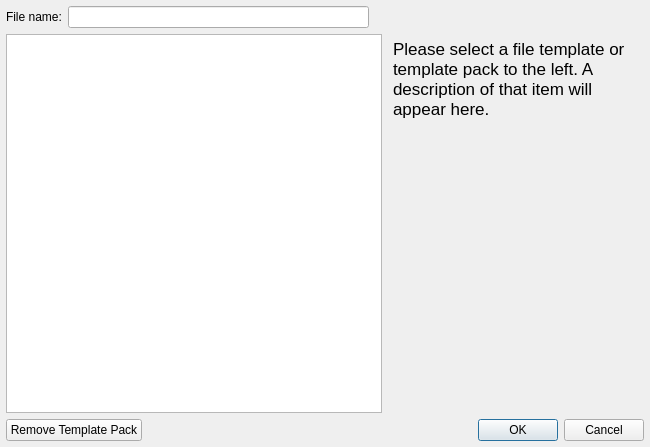
<?xml version="1.0" encoding="UTF-8"?>
<ui version="4.0">
 <class>NewFileDialog</class>
 <widget class="QDialog" name="NewFileDialog">
  <property name="geometry">
   <rect>
    <x>0</x>
    <y>0</y>
    <width>650</width>
    <height>447</height>
   </rect>
  </property>
  <property name="minimumSize">
   <size>
    <width>650</width>
    <height>410</height>
   </size>
  </property>
  <property name="maximumSize">
   <size>
    <width>650</width>
    <height>16777215</height>
   </size>
  </property>
  <property name="windowTitle">
   <string>New File</string>
  </property>
  <layout class="QVBoxLayout" name="verticalLayout">
   <property name="margin">
    <number>6</number>
   </property>
   <item>
    <layout class="QHBoxLayout" name="horizontalLayout_5">
     <item>
      <widget class="QLabel" name="label_3">
       <property name="text">
        <string>File name:</string>
       </property>
      </widget>
     </item>
     <item>
      <widget class="QLineEdit" name="fileName">
       <property name="minimumSize">
        <size>
         <width>301</width>
         <height>0</height>
        </size>
       </property>
       <property name="maximumSize">
        <size>
         <width>313</width>
         <height>16777215</height>
        </size>
       </property>
      </widget>
     </item>
     <item>
      <spacer name="horizontalSpacer">
       <property name="orientation">
        <enum>Qt::Horizontal</enum>
       </property>
       <property name="sizeHint" stdset="0">
        <size>
         <width>40</width>
         <height>20</height>
        </size>
       </property>
      </spacer>
     </item>
     <item>
      <widget class="QLabel" name="label">
       <property name="maximumSize">
        <size>
         <width>32</width>
         <height>32</height>
        </size>
       </property>
       <property name="pixmap">
        <pixmap resource="../rc/rc.qrc">:/welcome/new.png</pixmap>
       </property>
       <property name="scaledContents">
        <bool>true</bool>
       </property>
       <property name="alignment">
        <set>Qt::AlignRight|Qt::AlignTrailing|Qt::AlignVCenter</set>
       </property>
      </widget>
     </item>
    </layout>
   </item>
   <item>
    <layout class="QHBoxLayout" name="horizontalLayout_3" stretch="1,0">
     <item>
      <widget class="QTreeView" name="templates">
       <property name="headerHidden">
        <bool>true</bool>
       </property>
      </widget>
     </item>
     <item>
      <widget class="QTextBrowser" name="description">
       <property name="styleSheet">
        <string notr="true">background: rgba(255, 255, 255, 0);</string>
       </property>
       <property name="html">
        <string>&lt;!DOCTYPE HTML PUBLIC &quot;-//W3C//DTD HTML 4.0//EN&quot; &quot;http://www.w3.org/TR/REC-html40/strict.dtd&quot;&gt;
&lt;html&gt;&lt;head&gt;&lt;meta name=&quot;qrichtext&quot; content=&quot;1&quot; /&gt;&lt;style type=&quot;text/css&quot;&gt;
p, li { white-space: pre-wrap; }
&lt;/style&gt;&lt;/head&gt;&lt;body style=&quot; font-family:'.Lucida Grande UI'; font-size:13pt; font-weight:400; font-style:normal;&quot;&gt;
&lt;p style=&quot; margin-top:0px; margin-bottom:0px; margin-left:0px; margin-right:0px; -qt-block-indent:0; text-indent:0px;&quot;&gt;&lt;span style=&quot; font-family:'Lucida Grande';&quot;&gt;Please select a file template or template pack to the left. A description of that item will appear here.&lt;/span&gt;&lt;/p&gt;&lt;/body&gt;&lt;/html&gt;</string>
       </property>
      </widget>
     </item>
    </layout>
   </item>
   <item>
    <layout class="QHBoxLayout" name="horizontalLayout">
     <item>
      <widget class="QPushButton" name="removePack">
       <property name="text">
        <string>Remove Template Pack</string>
       </property>
      </widget>
     </item>
     <item>
      <widget class="QDialogButtonBox" name="buttons">
       <property name="orientation">
        <enum>Qt::Horizontal</enum>
       </property>
       <property name="standardButtons">
        <set>QDialogButtonBox::Cancel|QDialogButtonBox::Ok</set>
       </property>
      </widget>
     </item>
    </layout>
   </item>
  </layout>
 </widget>
 <resources>
  <include location="../rc/rc.qrc"/>
 </resources>
 <connections>
  <connection>
   <sender>buttons</sender>
   <signal>accepted()</signal>
   <receiver>NewFileDialog</receiver>
   <slot>accept()</slot>
   <hints>
    <hint type="sourcelabel">
     <x>248</x>
     <y>254</y>
    </hint>
    <hint type="destinationlabel">
     <x>157</x>
     <y>274</y>
    </hint>
   </hints>
  </connection>
  <connection>
   <sender>buttons</sender>
   <signal>rejected()</signal>
   <receiver>NewFileDialog</receiver>
   <slot>reject()</slot>
   <hints>
    <hint type="sourcelabel">
     <x>316</x>
     <y>260</y>
    </hint>
    <hint type="destinationlabel">
     <x>286</x>
     <y>274</y>
    </hint>
   </hints>
  </connection>
 </connections>
</ui>
